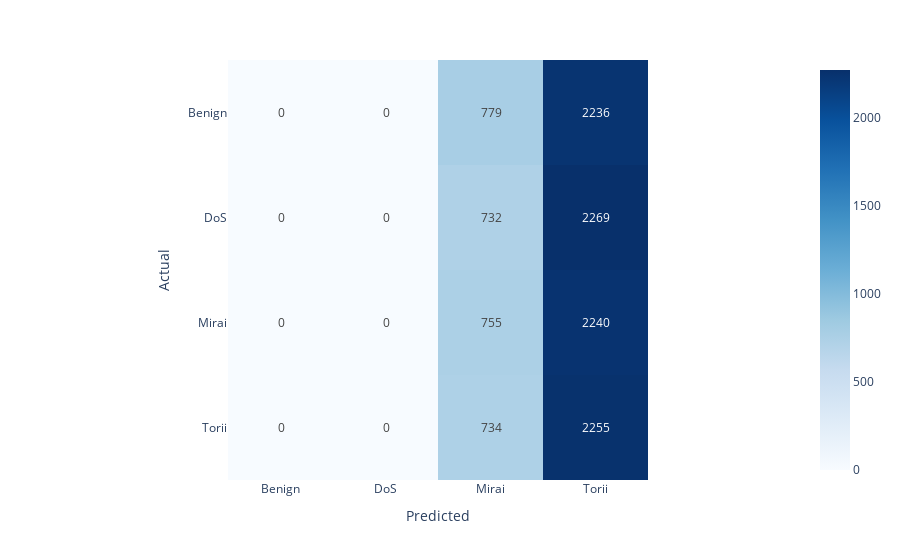

The notebook cell this image was saved under:
### Code cell
rf_cross_predicted =rf_source_domain.predict(X)
accuracy = accuracy_score(y_test_source,rf_cross_predicted)
#print (rf.oob_score_)
print ("Accuracy: ", accuracy)
#acc, score = rf.evaluate(x_test, y_test)
print("Time: ", time()-t0)   
# creating a confusion matrix 
rf_cm = confusion_matrix(y_test_source, rf_cross_predicted)
print("Confusion Matrix: ", rf_cm)
print(classification_report(y_test_source, rf_cross_predicted))

df_cm = pd.DataFrame(rf_cm, columns=np.unique(y_test_source), index = np.unique(y_test_source))
df_cm.index.name = 'Actual'
df_cm.columns.name = 'Predicted'
fig = px.imshow(df_cm, text_auto=True, color_continuous_scale='Blues',)
fig.show()

### Figure 1 — Plotly figure (JSON) as saved in the notebook; plotly's stock layout.template omitted (floating-point values rounded to 4 significant figures)
{"data": [{"coloraxis": "coloraxis", "hovertemplate": "Predicted: %{x}<br>Actual: %{y}<br>color: %{z}<extra></extra>", "name": "0", "texttemplate": "%{z}", "type": "heatmap", "x": ["Benign", "DoS", "Mirai", "Torii"], "xaxis": "x", "y": ["Benign", "DoS", "Mirai", "Torii"], "yaxis": "y", "z": [[0, 0, 779, 2236], [0, 0, 732, 2269], [0, 0, 755, 2240], [0, 0, 734, 2255]]}], "layout": {"coloraxis": {"colorscale": [[0, "rgb(247,251,255)"], [0.125, "rgb(222,235,247)"], [0.25, "rgb(198,219,239)"], [0.375, "rgb(158,202,225)"], [0.5, "rgb(107,174,214)"], [0.625, "rgb(66,146,198)"], [0.75, "rgb(33,113,181)"], [0.875, "rgb(8,81,156)"], [1, "rgb(8,48,107)"]]}, "margin": {"t": 60}, "xaxis": {"anchor": "y", "constrain": "domain", "domain": [0, 1], "scaleanchor": "y", "title": {"text": "Predicted"}}, "yaxis": {"anchor": "x", "autorange": "reversed", "constrain": "domain", "domain": [0, 1], "title": {"text": "Actual"}}}}
